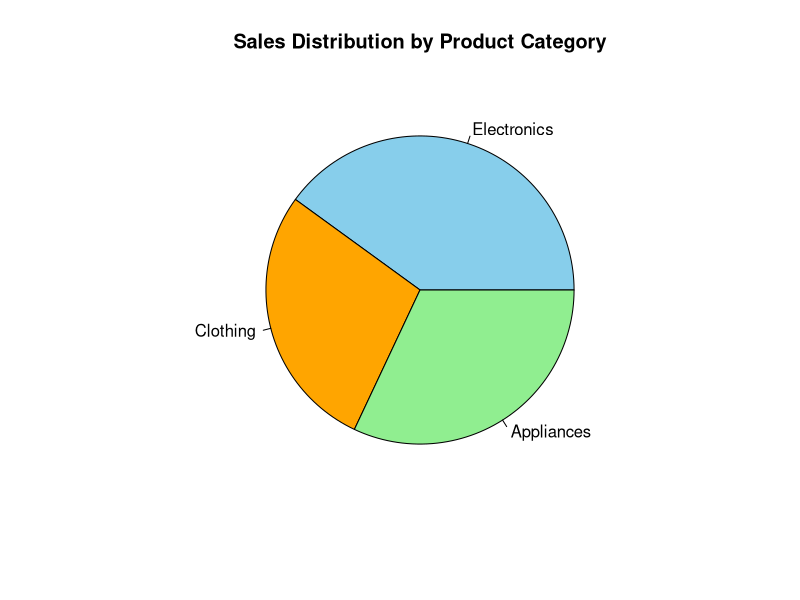
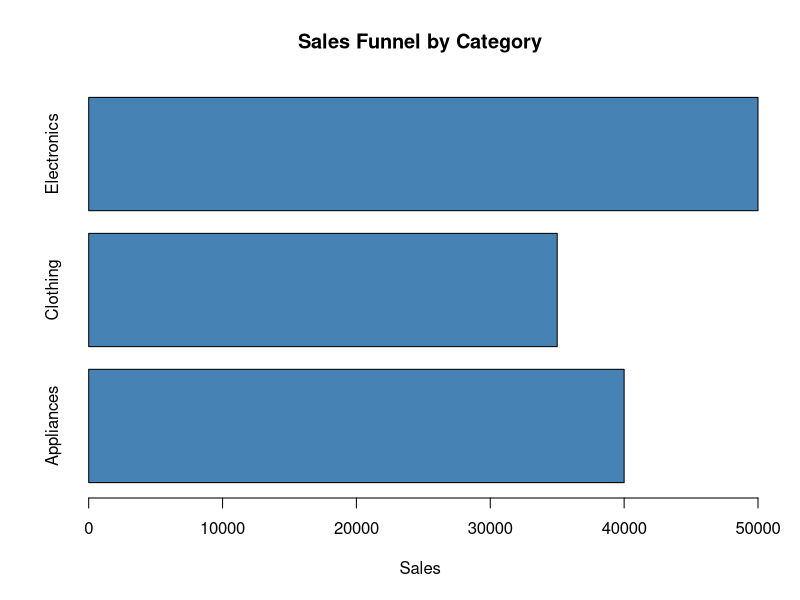

Recreate these plots in R, in order.
# Product Category Analysis

data <- data.frame(
  Category = c("Electronics","Clothing","Appliances"),
  Sales = c(50000,35000,40000)
)

# Pie Chart
pie(data$Sales,
    labels=data$Category,
    col=c("skyblue","orange","lightgreen"),
    main="Sales Distribution by Product Category")

# Funnel Chart (Horizontal Bar Chart)
barplot(rev(data$Sales),
        names.arg=rev(data$Category),
        horiz=TRUE,
        col="steelblue",
        main="Sales Funnel by Category",
        xlab="Sales")

# Table
print(data)
